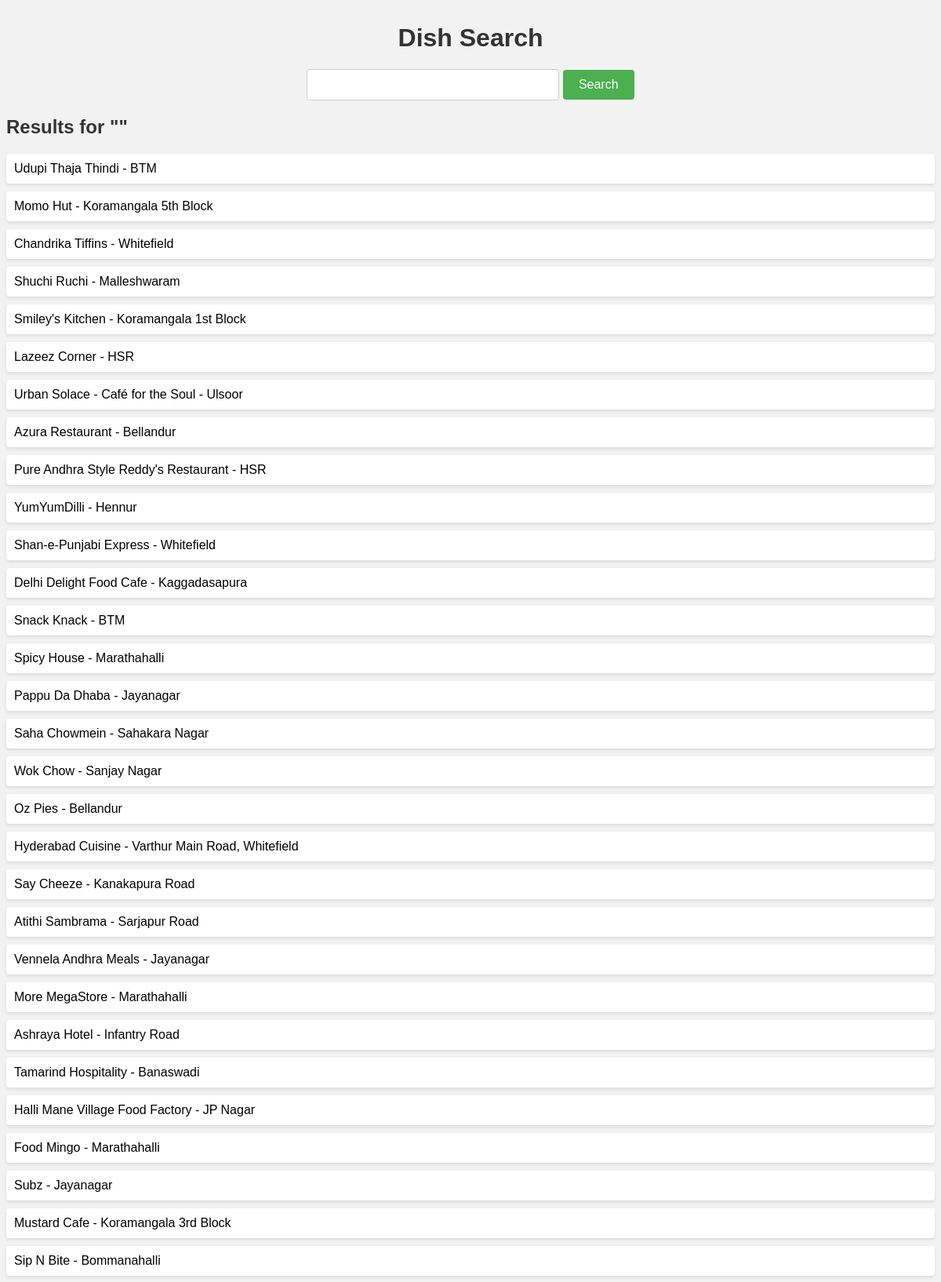
The app's page /search/ (upper part) with its own data.
### dish_search_app/models.py (models this page shows, shortened)
class Dish(models.Model):
    id = models.CharField(primary_key=True,max_length=255)
    name = models.CharField(max_length=255)
    location = models.CharField(max_length=255)
    items = models.TextField()

### dish_search_app/views.py (the view)
# urls.py: path('search/', search_dishes, name='search'),
def search_dishes(request):
    query = request.GET.get('query', '')
    dishes = Dish.objects.filter(items__icontains=query)
    return render(request, 'search.html', {'query': query, 'dishes': dishes})

### templates/search.html (shortened to what this page needs)
<!DOCTYPE html>
<html>
<head>
</head>
<body>
    <h1>Dish Search</h1>
    <form action="{% url 'search' %}" method="GET">
        <input type="text" name="query" value="{{ query }}">
        <button type="submit">Search</button>
    </form>
    <h2>Results for "{{ query }}"</h2>
    <ul>
        {% for dish in dishes %}
            <li>{{ dish.name }} - {{ dish.location }}</li>
        {% empty %}
            <li>No dishes found.</li>
        {% endfor %}
    </ul>
</body>
</html>

### templates/search.html (style rules this page uses)
body { font-family: Arial, sans-serif; background-color: #f2f2f2; }
h1 { color: #333; text-align: center; margin-top: 30px; }
form { text-align: center; margin-top: 20px; }
input[type="text"] { padding: 10px; width: 300px; border: 1px solid #ccc; border-radius: 4px; font-size: 16px; }
button[type="submit"] { padding: 10px 20px; background-color: #4CAF50; color: white; border: none; border-radius: 4px; cursor: pointer; font-size: 16px; }
h2 { color: #333; margin-top: 20px; }
ul { list-style-type: none; margin: 0; padding: 0; }
li { margin-bottom: 10px; padding: 10px; background-color: #fff; border-radius: 4px; box-shadow: 0 2px 4px rgba(0, 0, 0, 0.1); }

### records on screen
Dish: name "Udupi Thaja Thindi", location "BTM"
Dish: name "Momo Hut", location "Koramangala 5th Block"
Dish: name "Chandrika Tiffins", location "Whitefield"
Dish: name "Shuchi Ruchi", location "Malleshwaram"
Dish: name "Smiley's Kitchen", location "Koramangala 1st Block"
Dish: name "Lazeez Corner", location "HSR"
Dish: name "Urban Solace - Café for the Soul", location "Ulsoor"
Dish: name "Azura Restaurant", location "Bellandur"
Dish: name "Pure Andhra Style Reddy's Restaurant", location "HSR"
Dish: name "YumYumDilli", location "Hennur"
Dish: name "Shan-e-Punjabi Express", location "Whitefield"
Dish: name "Delhi Delight Food Cafe", location "Kaggadasapura"
Dish: name "Snack Knack", location "BTM"
Dish: name "Spicy House", location "Marathahalli"
Dish: name "Pappu Da Dhaba", location "Jayanagar"
Dish: name "Saha Chowmein", location "Sahakara Nagar"
Dish: name "Wok Chow", location "Sanjay Nagar"
Dish: name "Oz Pies", location "Bellandur"
Dish: name "Hyderabad Cuisine", location "Varthur Main Road, Whitefield"
Dish: name "Say Cheeze", location "Kanakapura Road"
Dish: name "Atithi Sambrama", location "Sarjapur Road"
Dish: name "Vennela Andhra Meals", location "Jayanagar"
Dish: name "More MegaStore", location "Marathahalli"
Dish: name "Ashraya Hotel", location "Infantry Road"
Dish: name "Tamarind Hospitality", location "Banaswadi"
Dish: name "Halli Mane Village Food Factory", location "JP Nagar"
Dish: name "Food Mingo", location "Marathahalli"
Dish: name "Subz", location "Jayanagar"
Dish: name "Mustard Cafe", location "Koramangala 3rd Block"
Dish: name "Sip N Bite", location "Bommanahalli"
